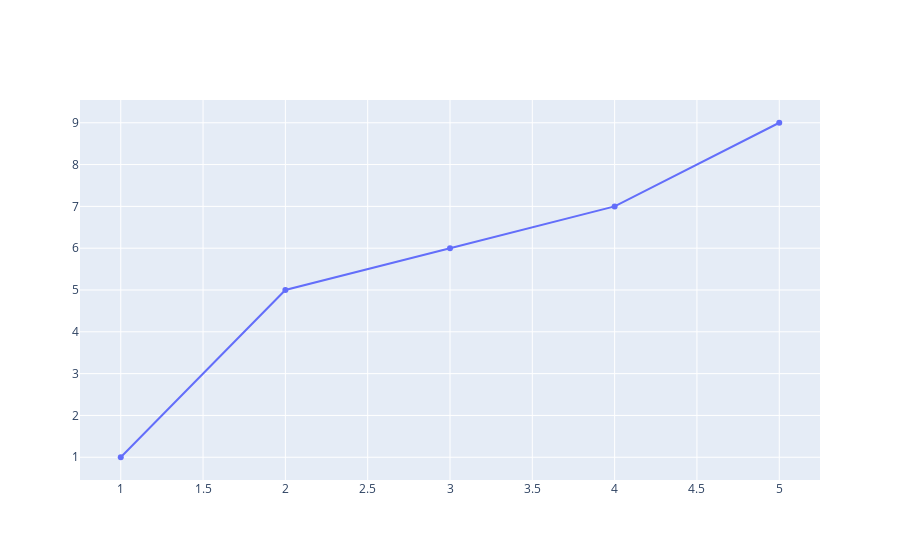

Notebook source saved alongside this figure:
### Code cell
iplot([{"x":[1,2,3,4,5],"y":[1,5,6,7,9]}])

### Figure 1 — Plotly figure (JSON) as saved in the notebook; plotly's stock layout.template omitted (floating-point values rounded to 4 significant figures)
{"data": [{"type": "scatter", "x": [1, 2, 3, 4, 5], "y": [1, 5, 6, 7, 9]}], "layout": {}}
